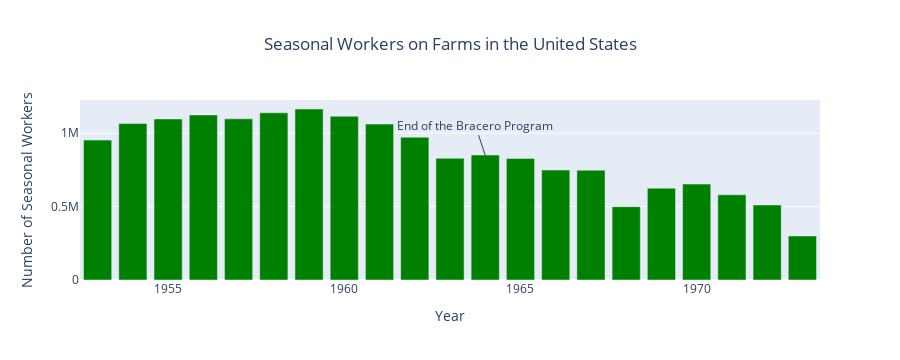

The notebook cell saved with this chart:
### Markdown cell above
However, as the Bracero Program was specifically for temporary workers, it is possible that ending the program would show the expected drastic impact on seasonally hired farmworkers, something explored in the chart below. Seasonal workers included Mexicans hired through the Bracero program, but also included domestic and other foreign workers who worked less than 150 days out of the year.

### Code cell
##An extra step because there was a weird outlier of some data in 1948 despite the data being only from 1953-1973
seasonal_year = seasonal_year[seasonal_year['Year'] > 1948]
seasonal_year_total = seasonal_year.groupby('Year')['TotalHiredSeasonal'].sum().reset_index()

seasonalfig = px.bar(seasonal_year_total, x='Year', y='TotalHiredSeasonal', title='Seasonal Workers on Farms in the United States', 
                     labels={'TotalHiredSeasonal': 'Number of Seasonal Workers'})
seasonalfig.update_layout(title={'x':0.5, 'xanchor': 'center'})
seasonalfig.update_traces(marker_color='green')
seasonalfig.add_annotation(x=1964, y=850000, text='End of the Bracero Program', showarrow=True)
seasonalfig.show()

### Figure 1 — Plotly figure (JSON) as saved in the notebook; plotly's stock layout.template omitted (floating-point values rounded to 4 significant figures)
{"data": [{"alignmentgroup": "True", "hovertemplate": "Year=%{x}<br>Number of Seasonal Workers=%{y}<extra></extra>", "legendgroup": "", "marker": {"color": "green", "pattern": {"shape": ""}}, "name": "", "offsetgroup": "", "orientation": "v", "showlegend": false, "textposition": "auto", "type": "bar", "x": [1953, 1954, 1955, 1956, 1957, 1958, 1959, 1960, 1961, 1962, 1963, 1964, 1965, 1966, 1967, 1968, 1969, 1970, 1971, 1972, 1973], "xaxis": "x", "y": [952800.0, 1066000.0, 1097000.0, 1124000.0, 1098000.0, 1138000.0, 1165000.0, 1115000.0, 1062000.0, 972600.0, 828900.0, 851000.0, 827800.0, 748800.0, 747900.0, 499200.0, 625200.0, 653400.0, 580400.0, 511200.0, 299700.0], "yaxis": "y"}], "layout": {"annotations": [{"showarrow": true, "text": "End of the Bracero Program", "x": 1964, "y": 850000}], "barmode": "relative", "height": 360, "legend": {"tracegroupgap": 0}, "title": {"text": "Seasonal Workers on Farms in the United States", "x": 0.5, "xanchor": "center"}, "xaxis": {"anchor": "y", "autorange": true, "domain": [0, 1], "range": [1952.0, 1974.0], "title": {"text": "Year"}, "type": "linear"}, "yaxis": {"anchor": "x", "autorange": true, "domain": [0, 1], "range": [0, 1226000.0], "title": {"text": "Number of Seasonal Workers"}, "type": "linear"}}}
